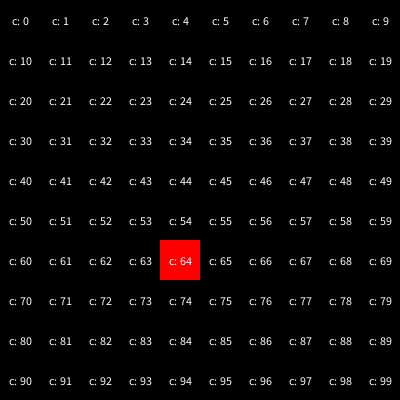
Frame 1 (no input)
Frame 60 (the mouse pressed at the canvas centre just before this capture): identical to frame 1, image omitted
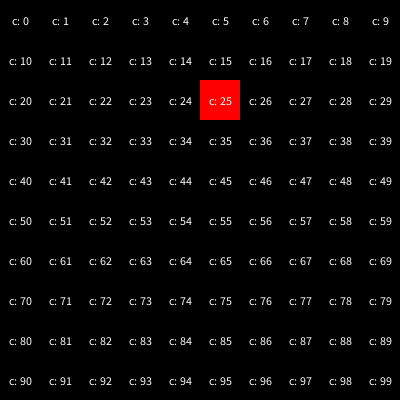
Frame 120 (the mouse held since frame 60 and released just before this capture)

The Processing sketch that drew these frames (run headless with seeded random() and noise(); from frame 60 on, the mouse is pressed at the canvas centre):

// Processing sketch: processing_86666
// ── processing_86666.pde

 
 int celluleAleatoire;
 
 int colonnes = 10;
 int rangees = 10;
 
 float largeurColonne;
 float hauteurRangee;
  
  void setup() {
    size(400,400);
    smooth();
    
    largeurColonne = width/colonnes;
    hauteurRangee = height/rangees;
  
    textAlign(CENTER,CENTER);
    
    celluleAleatoire = int(random(0,100));
  }
  
  
  void draw() {
  
     background(220);
     noStroke();
  
 
  
  
  for ( int i =0; i < colonnes;  i++ ) {
   for ( int j = 0; j < rangees; j++ ) {
      int cellule = i + j*colonnes;
      
       if ( cellule == celluleAleatoire  ) {
        fill(255,0,0);
        } else {
        fill(0,i/colonnes*255,j/rangees*255);
        }
        
        rect( i*largeurColonne , j*hauteurRangee , largeurColonne , hauteurRangee );
        fill(255);
        text("c: "+cellule, i*largeurColonne + largeurColonne*0.5, j*hauteurRangee + hauteurRangee*0.5);
   
    }
  }
  
 
  
  }
  
  void mousePressed() {
    
    celluleAleatoire = int(random(0,100));
  
  
  }
  
  

 
  
  
  
  
  
